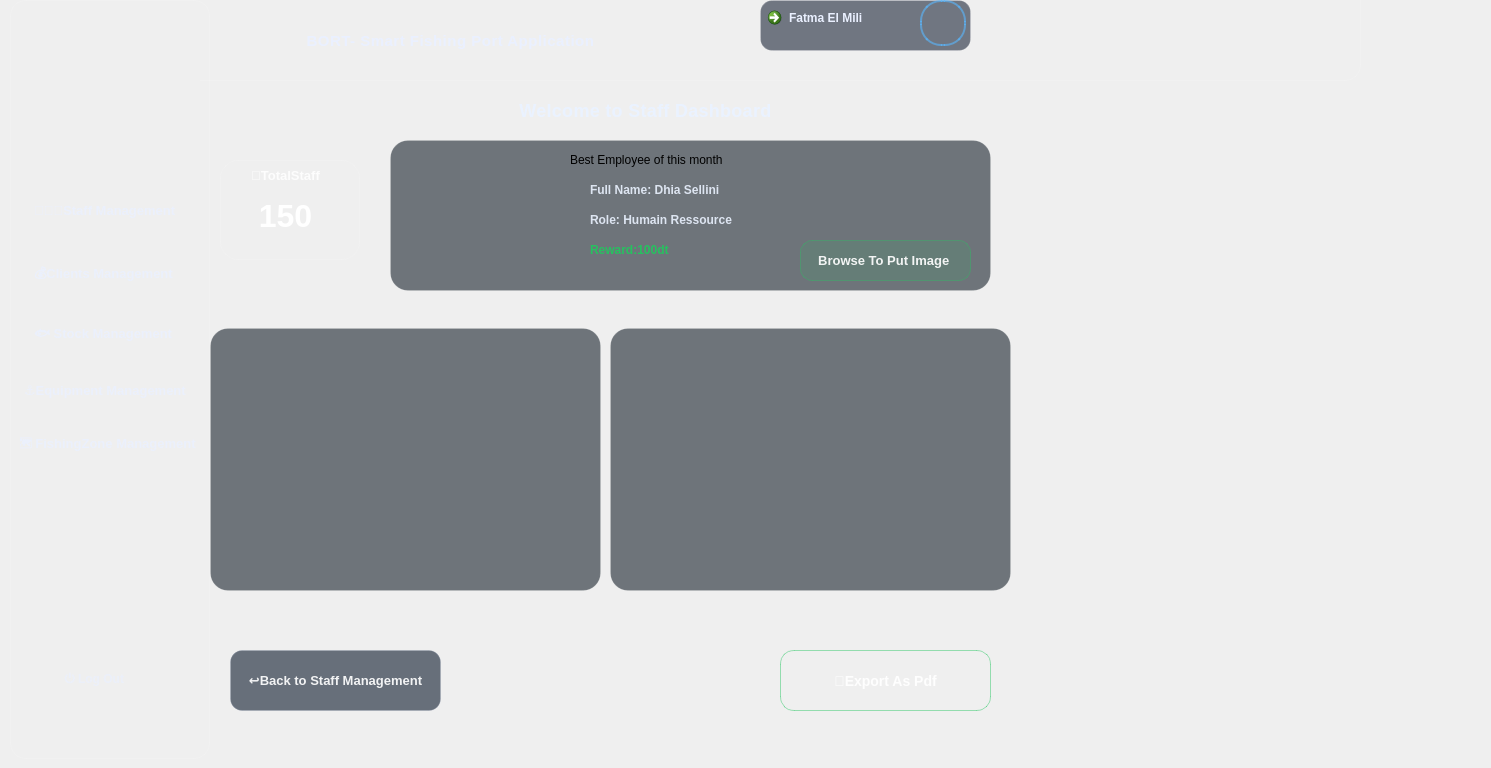
    <widget class="QWidget" name="staffdash">
     <property name="styleSheet">
      <string notr="true">/* =========================================================
   STAFF DASHBOARD - GLOBAL
   ========================================================= */
QWidget#staffdash{
    background: qlineargradient(x1:0, y1:0, x2:1, y2:1,
        stop:0 #071a2c,
        stop:0.35 #082136,
        stop:0.7 #071c2d,
        stop:1 #040f1a);
    font-family: &quot;Segoe UI&quot;;
    color: #EAF0FF;
}

/* =========================================================
   HEADER + SIDEBAR (SAME STYLE)
   ========================================================= */
QFrame#header_D,
QFrame#sidebarMenu_D {
    background: qlineargradient(x1:0, y1:0, x2:0, y2:1,
        stop:0 rgba(12, 42, 75, 0.95),
        stop:0.55 rgba(8, 30, 55, 0.95),
        stop:1 rgba(6, 22, 40, 0.95));
    border: 1px solid rgba(255,255,255,0.12);
    border-radius: 16px;
}

QFrame#header_D {
    padding: 10px 16px;
}

QFrame#sidebarMenu_D {
    padding: 12px;
}

/* =========================================================
   HEADER CONTENT
   ========================================================= */
QLabel#titreHeader_D {
    color: #EAF0FF;
    font-size: 15px;
    font-weight: 800;
    letter-spacing: 0.5px;
}

QLabel#avatar_D {
    min-width: 42px;
    max-width: 42px;
    min-height: 42px;
    max-height: 42px;
    border-radius: 21px;
    border: 2px solid rgba(88,184,255,0.6);
    background-color: rgba(255,255,255,0.06);
}

/* User profile button */
QCommandLinkButton#userprofiledetails_D {
    background-color: rgba(8, 18, 38, 0.55);
    border: 1px solid rgba(255,255,255,0.15);
    border-radius: 12px;
    padding: 8px 14px;
    color: #EAF0FF;
    font-weight: 700;
}

QCommandLinkButton#userprofiledetails_D:hover {
    background-color: rgba(88,184,255,0.15);
    border: 1px solid rgba(88,184,255,0.45);
}

QCommandLinkButton#userprofiledetails_D:pressed {
    background-color: rgba(88,184,255,0.25);
}

/* =========================================================
   SIDEBAR GROUP
   ========================================================= */
QGroupBox#groupBox_D {
    border: none;
    margin-top: 6px;
}

/* =========================================================
   SIDEBAR BUTTONS (BASE)
   ========================================================= */
QPushButton#clientsmanagementBTN_D,
QPushButton#equipmentmanagementBTN_D,
QPushButton#fishingzonemanagementBTN_D,
QPushButton#staffmanagementBTN_D,
QPushButton#stockmanagementBTN_D {
    background: transparent;
    border: none;
    color: rgba(234,240,255,0.80);
    padding: 12px 14px;
    border-radius: 12px;
    text-align: left;
    font-size: 13px;
    font-weight: 650;
}

/* Hover effect */
QPushButton#clientsmanagementBTN_D:hover,
QPushButton#equipmentmanagementBTN_D:hover,
QPushButton#fishingzonemanagementBTN_D:hover,
QPushButton#staffmanagementBTN_D:hover,
QPushButton#stockmanagementBTN_D:hover {
    background-color: rgba(88,184,255,0.14);
    border: 1px solid rgba(88,184,255,0.25);
    color: #FFFFFF;
}

/* Pressed */
QPushButton#clientsmanagementBTN_D:pressed,
QPushButton#equipmentmanagementBTN_D:pressed,
QPushButton#fishingzonemanagementBTN_D:pressed,
QPushButton#staffmanagementBTN_D:pressed,
QPushButton#stockmanagementBTN_D:pressed {
    background-color: rgba(88,184,255,0.25);
}

/* =========================================================
   ACTIVE / SELECTED BUTTON (Staff Management)
   ========================================================= */
QPushButton[active=&quot;true&quot;] {
    background-color: rgba(10, 102, 255, 0.28);
    border: 1px solid rgba(10, 102, 255, 0.55);
    color: #FFFFFF;
    padding-left: 18px;
}

QPushButton#staffmanagementBTN_D[active=&quot;true&quot;] {
    background-color: rgba(10, 102, 255, 0.35);
    border-left: 4px solid #4FC3F7;
    color: white;
    font-weight: 600;
}

/* =========================================================
   LOG OUT BUTTON
   ========================================================= */
QPushButton#logOutBTN_D {
    background: transparent;
    border: none;
    color: rgba(234,240,255,0.65);
    padding: 12px 14px;
    border-radius: 12px;
    text-align: left;
    font-weight: 650;
}

QPushButton#logOutBTN_D:hover {
    background-color: rgba(255, 120, 120, 0.12);
    border: 1px solid rgba(255, 120, 120, 0.25);
    color: #FFC1C1;
}

/* =========================================================
   STAFF DASHBOARD - MAIN CONTAINER
   ========================================================= */
QFrame#contenumain_D {
    background: transparent;
}

/* Main page title */
QLabel#dashtitle {
    color: #EAF2FF;
    font-size: 18px;
    font-weight: 800;
    letter-spacing: 0.3px;
}

/* Small labels in general */
QFrame#contenumain_D QLabel {
    background: transparent;
}

/* =========================================================
   KPI CARD (Total Staff) - cardstaff
   ========================================================= */
QFrame#cardstaff {
    background: qlineargradient(x1:0, y1:0, x2:1, y2:1,
        stop:0 #123A6B,
        stop:0.6 #0B2545,
        stop:1 #071A2E);
    border-radius: 18px;
    padding: 16px;
    border: 1px solid rgba(255,255,255,0.12);
}

QFrame#cardstaff:hover {
    border: 1px solid rgba(59,130,246,0.55);
    background: qlineargradient(x1:0, y1:0, x2:1, y2:1,
        stop:0 #174A8A,
        stop:0.6 #0E2F59,
        stop:1 #071A2E);
}

/* Text inside KPI */
QLabel#totalemp {
    color: rgba(255,255,255,0.85);
    font-size: 13px;
    font-weight: 700;
}

QLabel#numberemp {
    color: #FFFFFF;
    font-size: 32px;
    font-weight: 900;
}

/* =========================================================
   BEST EMPLOYEE PANEL - beststaff
   ========================================================= */
QFrame#beststaff {
    border-radius: 18px;
    padding: 16px;
    border: 1px solid rgba(255,255,255,0.10);
    background: rgba(3, 14, 26, 0.55);
}

QFrame#beststaff:hover {
    border: 1px solid rgba(255,255,255,0.18);
    background: rgba(3, 14, 26, 0.62);
}

/* Best employee title */
QLabel#tittlebest {
    color: #EAF2FF;
    font-size: 14px;
    font-weight: 900;
}

/* Best employee fields */
QLabel#namebest, QLabel#rolebest {
    color: rgba(234,242,255,0.90);
    font-size: 12.5px;
    font-weight: 650;
}

QLabel#rewardbest {
    color: rgba(34,197,94,0.95);
    font-size: 12.5px;
    font-weight: 900;
}

QLabel#trophy {
    background: transparent;
}

/* =========================================================
   CHART PANELS (statRole + statcvstatus)
   ========================================================= */
QGroupBox#statRole,
QGroupBox#statcvstatus {
    background: rgba(3, 14, 26, 0.55);
    border: 1px solid rgba(255,255,255,0.10);
    border-radius: 18px;
    margin-top: 18px;
    padding: 12px;
}

QGroupBox#statRole::title,
QGroupBox#statcvstatus::title {
    subcontrol-origin: margin;
    subcontrol-position: top center;
    padding: 0 10px;
    color: rgba(255,255,255,0.90);
    font-size: 12.5px;
    font-weight: 900;
}

/* =========================================================
   BUTTONS (export / back / browse) - COMMON BASE
   ========================================================= */
QPushButton#backsbtn,
QPushButton#exportbtn,
QPushButton#browse,
QPushButton#backstfbtn {
    color: rgba(255,255,255,0.92);
    border-radius: 12px;
    padding: 9px 16px;
    font-size: 13px;
    font-weight: 750;
    border: 1px solid rgba(255,255,255,0.12);
}

/* ======================
   BACK BUTTON
   ====================== */
QPushButton#backsbtn,
QPushButton#backstfbtn {
    background: rgba(30, 41, 59, 0.65);
    border: 1px solid rgba(148,163,184,0.25);
}

QPushButton#backsbtn:hover,
QPushButton#backstfbtn:hover {
    background: rgba(51, 65, 85, 0.85);
    border: 1px solid rgba(148,163,184,0.45);
}

QPushButton#backsbtn:pressed,
QPushButton#backstfbtn:pressed {
    background: rgba(15, 23, 42, 0.92);
}

/* ======================
   EXPORT BUTTON
   ====================== */
QPushButton#exportbtn {
    background: qlineargradient(x1:0, y1:0, x2:1, y2:0,
        stop:0 #0F766E,
        stop:1 #064E4A);
    border: 1px solid rgba(34,197,94,0.45);
    font-size: 14px;
    font-weight: 850;
    border-radius: 14px;
    padding: 10px 20px;
}

QPushButton#exportbtn:hover {
    background: qlineargradient(x1:0, y1:0, x2:1, y2:0,
        stop:0 #14B8A6,
        stop:1 #0F766E);
    border: 1px solid rgba(34,197,94,0.75);
}

QPushButton#exportbtn:pressed {
    background: #0F766E;
}

/* ======================
   BROWSE BUTTON (upload image)
   ====================== */
QPushButton#browse {
    background: rgba(34, 197, 94, 0.12);
    border: 1px solid rgba(34, 197, 94, 0.35);
}

QPushButton#browse:hover {
    background: rgba(34, 197, 94, 0.18);
    border: 1px solid rgba(34, 197, 94, 0.55);
}

QPushButton#browse:pressed {
    background: rgba(34, 197, 94, 0.25);
}

/* =========================================================
   QLineEdit (if any)
   ========================================================= */
QLineEdit {
    background-color: rgba(13, 27, 42, 0.85);
    color: white;
    border: 1px solid rgba(59,130,246,0.35);
    border-radius: 10px;
    padding: 8px 10px;
    font-size: 13px;
}

QLineEdit:focus {
    border: 1px solid rgba(59,130,246,0.65);
}
</string>
     </property>
     <widget class="QFrame" name="contenumain_D">
      <property name="geometry">
       <rect>
        <x>200</x>
        <y>-20</y>
        <width>1282</width>
        <height>759</height>
       </rect>
      </property>
      <property name="frameShape">
       <enum>QFrame::Shape::StyledPanel</enum>
      </property>
      <property name="frameShadow">
       <enum>QFrame::Shadow::Raised</enum>
      </property>
      <property name="active" stdset="0">
       <bool>true</bool>
      </property>
      <widget class="QWidget" name="verticalLayoutWidget_3">
       <property name="geometry">
        <rect>
         <x>-270</x>
         <y>0</y>
         <width>1431</width>
         <height>101</height>
        </rect>
       </property>
       <layout class="QVBoxLayout" name="verticalLayout_4">
        <item>
         <widget class="QFrame" name="header_D">
          <property name="frameShape">
           <enum>QFrame::Shape::StyledPanel</enum>
          </property>
          <property name="frameShadow">
           <enum>QFrame::Shadow::Raised</enum>
          </property>
          <widget class="QLabel" name="titreHeader_D">
           <property name="geometry">
            <rect>
             <x>290</x>
             <y>30</y>
             <width>461</width>
             <height>61</height>
            </rect>
           </property>
           <property name="text">
            <string>BORT- Smart Fishing Port Application</string>
           </property>
           <property name="alignment">
            <set>Qt::AlignmentFlag::AlignCenter</set>
           </property>
          </widget>
          <widget class="QCommandLinkButton" name="userprofiledetails_D">
           <property name="geometry">
            <rect>
             <x>830</x>
             <y>20</y>
             <width>211</width>
             <height>51</height>
            </rect>
           </property>
           <property name="text">
            <string>Fatma El Mili</string>
           </property>
          </widget>
          <widget class="QLabel" name="avatar_D">
           <property name="geometry">
            <rect>
             <x>990</x>
             <y>20</y>
             <width>46</width>
             <height>46</height>
            </rect>
           </property>
           <property name="text">
            <string/>
           </property>
           <property name="pixmap">
            <pixmap resource="Ressources.qrc">:/Images/avatar.png</pixmap>
           </property>
          </widget>
         </widget>
        </item>
       </layout>
      </widget>
      <widget class="QLabel" name="dashtitle">
       <property name="geometry">
        <rect>
         <x>290</x>
         <y>120</y>
         <width>311</width>
         <height>20</height>
        </rect>
       </property>
       <property name="text">
        <string>Welcome to Staff Dashboard</string>
       </property>
       <property name="alignment">
        <set>Qt::AlignmentFlag::AlignCenter</set>
       </property>
      </widget>
      <widget class="QGroupBox" name="statcvstatus">
       <property name="geometry">
        <rect>
         <x>410</x>
         <y>330</y>
         <width>401</width>
         <height>281</height>
        </rect>
       </property>
       <property name="title">
        <string/>
       </property>
       <widget class="QLabel" name="statcv">
        <property name="geometry">
         <rect>
          <x>-50</x>
          <y>-30</y>
          <width>461</width>
          <height>361</height>
         </rect>
        </property>
        <property name="text">
         <string/>
        </property>
        <property name="pixmap">
         <pixmap resource="Ressources.qrc">:/Images/cvdash.png</pixmap>
        </property>
       </widget>
      </widget>
      <widget class="QGroupBox" name="statRole">
       <property name="geometry">
        <rect>
         <x>10</x>
         <y>330</y>
         <width>391</width>
         <height>281</height>
        </rect>
       </property>
       <property name="title">
        <string/>
       </property>
       <widget class="QLabel" name="statrole">
        <property name="geometry">
         <rect>
          <x>-30</x>
          <y>30</y>
          <width>411</width>
          <height>241</height>
         </rect>
        </property>
        <property name="text">
         <string/>
        </property>
        <property name="pixmap">
         <pixmap resource="Ressources.qrc">:/Images/staffdash.png</pixmap>
        </property>
       </widget>
      </widget>
      <widget class="QPushButton" name="exportbtn">
       <property name="geometry">
        <rect>
         <x>580</x>
         <y>670</y>
         <width>211</width>
         <height>61</height>
        </rect>
       </property>
       <property name="text">
        <string>📝Export As Pdf</string>
       </property>
      </widget>
      <widget class="QPushButton" name="backstfbtn">
       <property name="geometry">
        <rect>
         <x>30</x>
         <y>670</y>
         <width>211</width>
         <height>61</height>
        </rect>
       </property>
       <property name="text">
        <string>↩️Back to Staff Management</string>
       </property>
      </widget>
      <widget class="QFrame" name="cardstaff">
       <property name="geometry">
        <rect>
         <x>20</x>
         <y>180</y>
         <width>140</width>
         <height>100</height>
        </rect>
       </property>
       <property name="minimumSize">
        <size>
         <width>140</width>
         <height>100</height>
        </size>
       </property>
       <property name="maximumSize">
        <size>
         <width>16777215</width>
         <height>100</height>
        </size>
       </property>
       <property name="frameShape">
        <enum>QFrame::Shape::StyledPanel</enum>
       </property>
       <property name="frameShadow">
        <enum>QFrame::Shadow::Raised</enum>
       </property>
       <widget class="QLabel" name="totalemp">
        <property name="geometry">
         <rect>
          <x>20</x>
          <y>0</y>
          <width>91</width>
          <height>31</height>
         </rect>
        </property>
        <property name="text">
         <string>🚣TotalStaff</string>
        </property>
        <property name="alignment">
         <set>Qt::AlignmentFlag::AlignCenter</set>
        </property>
       </widget>
       <widget class="QLabel" name="numberemp">
        <property name="geometry">
         <rect>
          <x>30</x>
          <y>40</y>
          <width>71</width>
          <height>31</height>
         </rect>
        </property>
        <property name="text">
         <string>150</string>
        </property>
        <property name="alignment">
         <set>Qt::AlignmentFlag::AlignCenter</set>
        </property>
       </widget>
      </widget>
      <widget class="QFrame" name="beststaff">
       <property name="geometry">
        <rect>
         <x>190</x>
         <y>160</y>
         <width>601</width>
         <height>151</height>
        </rect>
       </property>
       <property name="frameShape">
        <enum>QFrame::Shape::StyledPanel</enum>
       </property>
       <property name="frameShadow">
        <enum>QFrame::Shadow::Raised</enum>
       </property>
       <widget class="QLabel" name="titlebest">
        <property name="geometry">
         <rect>
          <x>180</x>
          <y>10</y>
          <width>221</width>
          <height>20</height>
         </rect>
        </property>
        <property name="text">
         <string>Best Employee of this month</string>
        </property>
       </widget>
       <widget class="QLabel" name="trophy">
        <property name="geometry">
         <rect>
          <x>10</x>
          <y>10</y>
          <width>131</width>
          <height>121</height>
         </rect>
        </property>
        <property name="text">
         <string/>
        </property>
        <property name="pixmap">
         <pixmap resource="Ressources.qrc">:/Images/bestresized.png</pixmap>
        </property>
       </widget>
       <widget class="QPushButton" name="browse">
        <property name="geometry">
         <rect>
          <x>410</x>
          <y>100</y>
          <width>171</width>
          <height>41</height>
         </rect>
        </property>
        <property name="text">
         <string>Browse To Put Image </string>
        </property>
       </widget>
       <widget class="QLabel" name="namebest">
        <property name="geometry">
         <rect>
          <x>200</x>
          <y>40</y>
          <width>161</width>
          <height>20</height>
         </rect>
        </property>
        <property name="text">
         <string>Full Name: Dhia Sellini</string>
        </property>
       </widget>
       <widget class="QLabel" name="rolebest">
        <property name="geometry">
         <rect>
          <x>200</x>
          <y>70</y>
          <width>161</width>
          <height>20</height>
         </rect>
        </property>
        <property name="text">
         <string>Role: Humain Ressource</string>
        </property>
       </widget>
       <widget class="QLabel" name="rewardbest">
        <property name="geometry">
         <rect>
          <x>200</x>
          <y>100</y>
          <width>161</width>
          <height>20</height>
         </rect>
        </property>
        <property name="text">
         <string>Reward:100dt</string>
        </property>
       </widget>
      </widget>
     </widget>
     <widget class="QFrame" name="sidebarMenu_D">
      <property name="geometry">
       <rect>
        <x>10</x>
        <y>0</y>
        <width>200</width>
        <height>759</height>
       </rect>
      </property>
      <property name="minimumSize">
       <size>
        <width>200</width>
        <height>0</height>
       </size>
      </property>
      <property name="maximumSize">
       <size>
        <width>200</width>
        <height>16777215</height>
       </size>
      </property>
      <property name="frameShape">
       <enum>QFrame::Shape::NoFrame</enum>
      </property>
      <property name="frameShadow">
       <enum>QFrame::Shadow::Raised</enum>
      </property>
      <widget class="QGroupBox" name="groupBox_D">
       <property name="geometry">
        <rect>
         <x>10</x>
         <y>100</y>
         <width>200</width>
         <height>581</height>
        </rect>
       </property>
       <property name="minimumSize">
        <size>
         <width>200</width>
         <height>0</height>
        </size>
       </property>
       <property name="maximumSize">
        <size>
         <width>200</width>
         <height>16777215</height>
        </size>
       </property>
       <property name="title">
        <string/>
       </property>
       <widget class="QPushButton" name="staffmanagementBTN_D">
        <property name="geometry">
         <rect>
          <x>0</x>
          <y>80</y>
          <width>181</width>
          <height>61</height>
         </rect>
        </property>
        <property name="text">
         <string>👩🏻‍💼Staff Management</string>
        </property>
        <property name="active" stdset="0">
         <bool>true</bool>
        </property>
       </widget>
       <widget class="QPushButton" name="clientsmanagementBTN_D">
        <property name="geometry">
         <rect>
          <x>0</x>
          <y>150</y>
          <width>191</width>
          <height>51</height>
         </rect>
        </property>
        <property name="text">
         <string>💰Clients Management</string>
        </property>
       </widget>
       <widget class="QPushButton" name="stockmanagementBTN_D">
        <property name="geometry">
         <rect>
          <x>0</x>
          <y>210</y>
          <width>171</width>
          <height>51</height>
         </rect>
        </property>
        <property name="text">
         <string>🐟 Stock Management</string>
        </property>
       </widget>
       <widget class="QPushButton" name="fishingzonemanagementBTN_D">
        <property name="geometry">
         <rect>
          <x>-20</x>
          <y>320</y>
          <width>221</width>
          <height>51</height>
         </rect>
        </property>
        <property name="text">
         <string>🗺️ FishingZone Management</string>
        </property>
       </widget>
       <widget class="QPushButton" name="equipmentmanagementBTN_D">
        <property name="geometry">
         <rect>
          <x>-10</x>
          <y>270</y>
          <width>201</width>
          <height>41</height>
         </rect>
        </property>
        <property name="text">
         <string>⚓Equipment Management</string>
        </property>
       </widget>
      </widget>
      <widget class="QLabel" name="logoheader_D">
       <property name="geometry">
        <rect>
         <x>0</x>
         <y>10</y>
         <width>181</width>
         <height>151</height>
        </rect>
       </property>
       <property name="text">
        <string/>
       </property>
       <property name="pixmap">
        <pixmap resource="Ressources.qrc">:/Images/logoHeader1.png</pixmap>
       </property>
      </widget>
      <widget class="QPushButton" name="logOutBTN_D">
       <property name="geometry">
        <rect>
         <x>40</x>
         <y>650</y>
         <width>121</width>
         <height>61</height>
        </rect>
       </property>
       <property name="text">
        <string>⏻ Log Out</string>
       </property>
      </widget>
     </widget>
    </widget>
